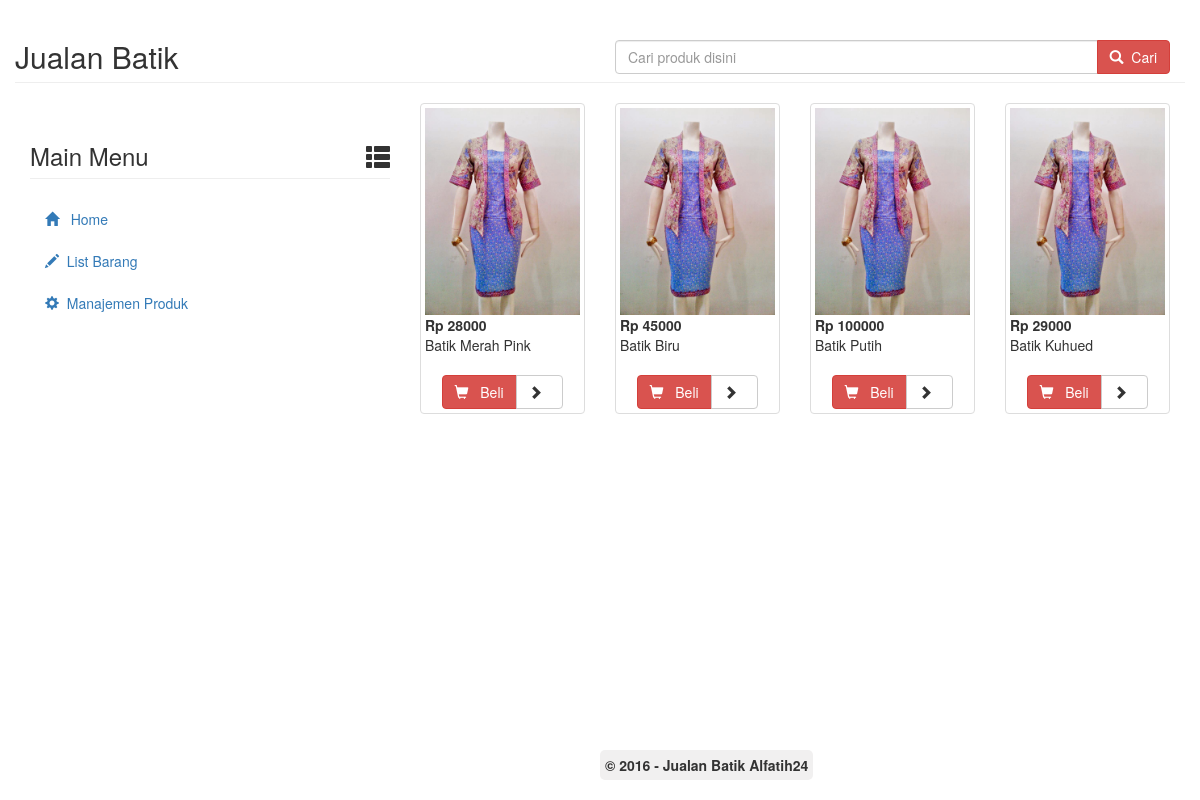
The page /?ur=konten/list_barang on the database its author committed.
### tables this page shows
CREATE TABLE IF NOT EXISTS `produk` (
  `id_produk` int(5) NOT NULL,
  `nama_produk` varchar(50) NOT NULL,
  `harga_produk` varchar(10) NOT NULL,
  `kategori_produk` int(5) NOT NULL,
  `gambar_produk` text NOT NULL
);

### konten/list_barang.php (the view)
<div class="row">
<?php
  $sql_barang = "SELECT * FROM produk";
  $exe_sql    = mysql_query($sql_barang);
  while($barang=mysql_fetch_array($exe_sql))
  {
?>
  <div class="col-md-3">
    <div class="thumbnail">
      <a href="./?ur=konten/detail_barang&id_produk=<?php echo $barang[id_produk]; ?>">
        <img src="<?php echo $barang[gambar_produk]; ?>" title="<?php echo $barang[nama_produk]; ?>" class="img-responsive" />
      </a>
      <strong>Rp <?php echo $barang[harga_produk]; ?></strong>
      <br>
      <?php echo $barang[nama_produk]; ?>
      <br><br>
      <div class="text-center">
        <div class="btn-group">
          <a href="#" class="btn btn-danger">
            <span class="glyphicon glyphicon-shopping-cart"></span> &nbsp; Beli
          </a>
          <a href="./?ur=konten/detail_barang&id_produk=<?php echo $barang[id_produk]; ?>" title="Detail Produk" class="btn btn-default">
            <span class="glyphicon glyphicon-chevron-right"></span> &nbsp;
          </a>
        </div>
      </div>
    </div>
  </div>
<?php
  }
?>
</div>

### index.php (shortened to what this page needs)
<!DOCTYPE html>
<html lang="en">
<head>
  <link rel="stylesheet" href="../bs3_dist/css/bootstrap.min.css" />
</head>
<body>
  <div class="container">
    <div class="row">
      <h2 class="page-header">Jualan Batik
        <div class="col-lg-6 pull-right">
          <form action="./?ur=konten/hasil_cari" method="post">
            <div class="input-group">
              <input name="barang_cari" type="text" class="form-control" placeholder="Cari produk disini" required>
              <span class="input-group-btn">
                <button class="btn btn-danger" type="submit"><span class="glyphicon glyphicon-search"></span>&nbsp; Cari</button>
              </span>
            </div>
            </form>
          </div>
      </h2>
    </div>
  </div>
  <div class="container">
    <div class="row">
      <div class="col-md-4">
        <?php
          include "navmenu.php";
        ?>
      </div>
      <div class="col-md-8">
        <?php
          $file = $_GET[ur];
          if(! isset($file))
          {
            include "konten/home.php";
          }
          else
          {
            include $file.".php";
          }
        ?>
      </div>
    </div>
  </div>
  <div class="footer"> &copy; <?php echo date('Y'); ?> - Jualan Batik Alfatih24</div>
</body>
</html>

### navmenu.php (shortened to what this page needs)
<?php
	  $list_barang  = "ur=konten/list_barang";
	  $manajemen_produk = "ur=manajemen_store/manajemen_produk";
?>
<h3 class="page-header">Main Menu <span class="glyphicon glyphicon-th-list pull-right"></span></h3>
<ul class="nav nav-pills nav-stacked">
  <li role="presentation"><a href="./"><span class="glyphicon glyphicon-home"></span> &nbsp; Home</a></li>
  <li role="presentation"><a href="./?<?php echo $list_barang; ?>"><span class="glyphicon glyphicon-pencil"></span>&nbsp;  List Barang</a></li>
  <li role="presentation"><a href="./?<?php echo $manajemen_produk; ?>"><span class="glyphicon glyphicon-cog"></span>&nbsp; Manajemen Produk</a></li>
</ul>

### index.php (style rules this page uses)
body { margin-bottom: 60px; }
.footer { font-weight: bold; position: fixed; left: 50%; bottom: 0; margin-bottom: 20px; padding: 5px; border-radius: 5px; background-color: #F1F0F0; }

### rows shown on the page
produk: gambar_produk (picture), harga_produk "28000", nama_produk "Batik Merah Pink"
produk: gambar_produk (picture), harga_produk "45000", nama_produk "Batik Biru"
produk: gambar_produk (picture), harga_produk "100000", nama_produk "Batik Putih"
produk: gambar_produk (picture), harga_produk "29000", nama_produk "Batik Kuhued"
